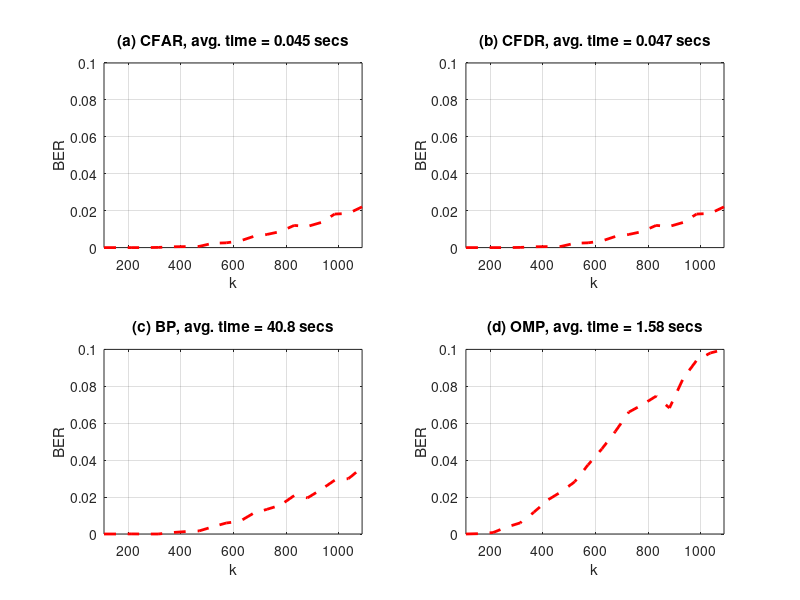

Here is the MATLAB script that generated this plot:
% Figure 17: BER performance of Error-Correcting Codes with ITSP.
%
% Data Dependencies:
%   DataFig17.mat (Created by GenDataECC(4096,17/16,100,1024,'DataFig17.mat'))
%

load DataFig17.mat

figure; 
subplot(2,2,1); 
plot(kArr,BER_FAR,'--r','LineWidth',2);
ylabel('BER'); xlabel('k'); grid on;
title(['(a) CFAR, avg. time = ' num2str(mean(t_FAR),2) ' secs']);
axis([kArr(1) kArr(length(kArr)) 0 0.1]);

subplot(2,2,2); 
plot(kArr,BER_FDR,'--r','LineWidth',2);
ylabel('BER'); xlabel('k'); grid on;
title(['(b) CFDR, avg. time = ' num2str(mean(t_FDR),2) ' secs']);
axis([kArr(1) kArr(length(kArr)) 0 0.1]);

subplot(2,2,3); 
plot(kArr,BER_PDCO,'--r','LineWidth',2);
ylabel('BER'); xlabel('k'); grid on;
title(['(c) BP, avg. time = ' num2str(mean(t_PDCO),3) ' secs']);
axis([kArr(1) kArr(length(kArr)) 0 0.1]);

subplot(2,2,4); 
plot(kArr,BER_OMP,'--r','LineWidth',2);
ylabel('BER'); xlabel('k'); grid on;
title(['(d) OMP, avg. time = ' num2str(mean(t_OMP),3) ' secs']);
axis([kArr(1) kArr(length(kArr)) 0 0.1]);

%
% Copyright (c) 2006. David Donoho, Iddo Drori, and Yaakov Tsaig
%   

%
% Part of SparseLab Version:100
% Created Tuesday March 28, 2006
% This is Copyrighted Material
% For Copying permissions see COPYING.m
% Comments? e-mail sparselab@stanford.edu
%
